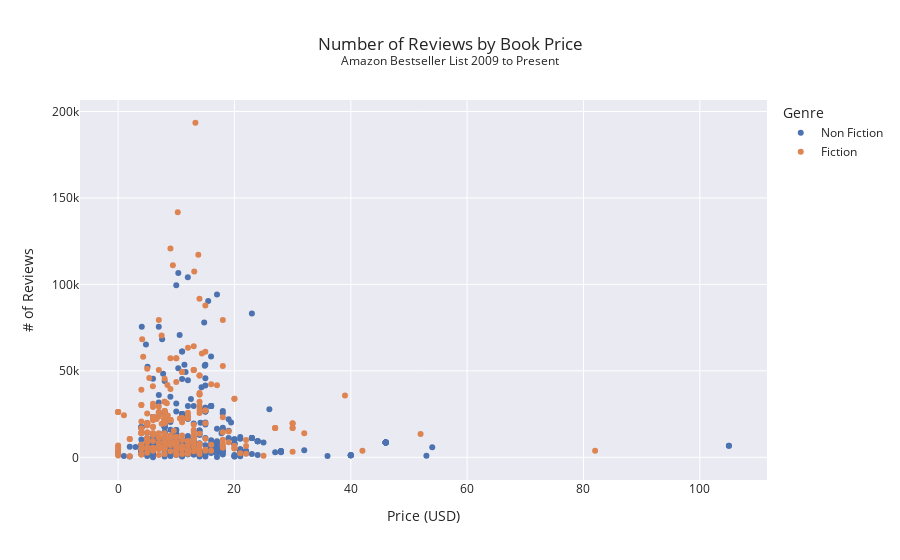

Notebook code cell kept with this figure:
### Markdown cell above
#### Changing templates

Another fun way to customize your plots is to change the `template`. Here, we pass in "simple_white" as an argument to the parameter.

Plotly has several built-in templates that you can use:
- 'ggplot2' 
- 'seaborn'
- 'simple_white'
- 'plotly'
- 'plotly_white'
- 'plotly_dark'
- 'presentation'
- 'xgridoff'
- 'ygridoff'
- 'gridon'
- 'none'

### Code cell
# Initialize a scatter plot
fig = px.scatter(books,
                 x="Price",
                 y="Reviews",
                 title="Number of Reviews by Book Price<br><sup>Amazon Bestseller List 2009 to Present</sup>",
                 labels={"Reviews": "# of Reviews", "Price": "Price (USD)"},
                 color="Genre",
                 template="seaborn"
                )

# Show the plot
fig.show()

### Figure 1 — Plotly figure (JSON) as saved in the notebook; plotly's stock layout.template omitted (floating-point values rounded to 4 significant figures; data arrays with more than 128 entries replaced by an {"elided": "..."} marker saying what was removed)
{"data": [{"hovertemplate": "Genre=Non Fiction<br>Price (USD)=%{x}<br># of Reviews=%{y}<extra></extra>", "legendgroup": "Non Fiction", "marker": {"color": "rgb(76,114,176)", "symbol": "circle"}, "mode": "markers", "name": "Non Fiction", "orientation": "v", "showlegend": true, "type": "scatter", "x": {"elided": "363 float values"}, "xaxis": "x", "y": {"elided": "363 int values"}, "yaxis": "y"}, {"hovertemplate": "Genre=Fiction<br>Price (USD)=%{x}<br># of Reviews=%{y}<extra></extra>", "legendgroup": "Fiction", "marker": {"color": "rgb(221,132,82)", "symbol": "circle"}, "mode": "markers", "name": "Fiction", "orientation": "v", "showlegend": true, "type": "scatter", "x": {"elided": "287 float values"}, "xaxis": "x", "y": {"elided": "287 int values"}, "yaxis": "y"}], "layout": {"autosize": true, "legend": {"title": {"text": "Genre"}, "tracegroupgap": 0}, "title": {"text": "Number of Reviews by Book Price<br><sup>Amazon Bestseller List 2009 to Present</sup>"}, "xaxis": {"anchor": "y", "autorange": true, "domain": [0, 1], "range": [-6.399, 111.4], "title": {"text": "Price (USD)"}, "type": "linear"}, "yaxis": {"anchor": "x", "autorange": true, "domain": [0, 1], "range": [-15930.0, 209400.0], "title": {"text": "# of Reviews"}, "type": "linear"}}}
